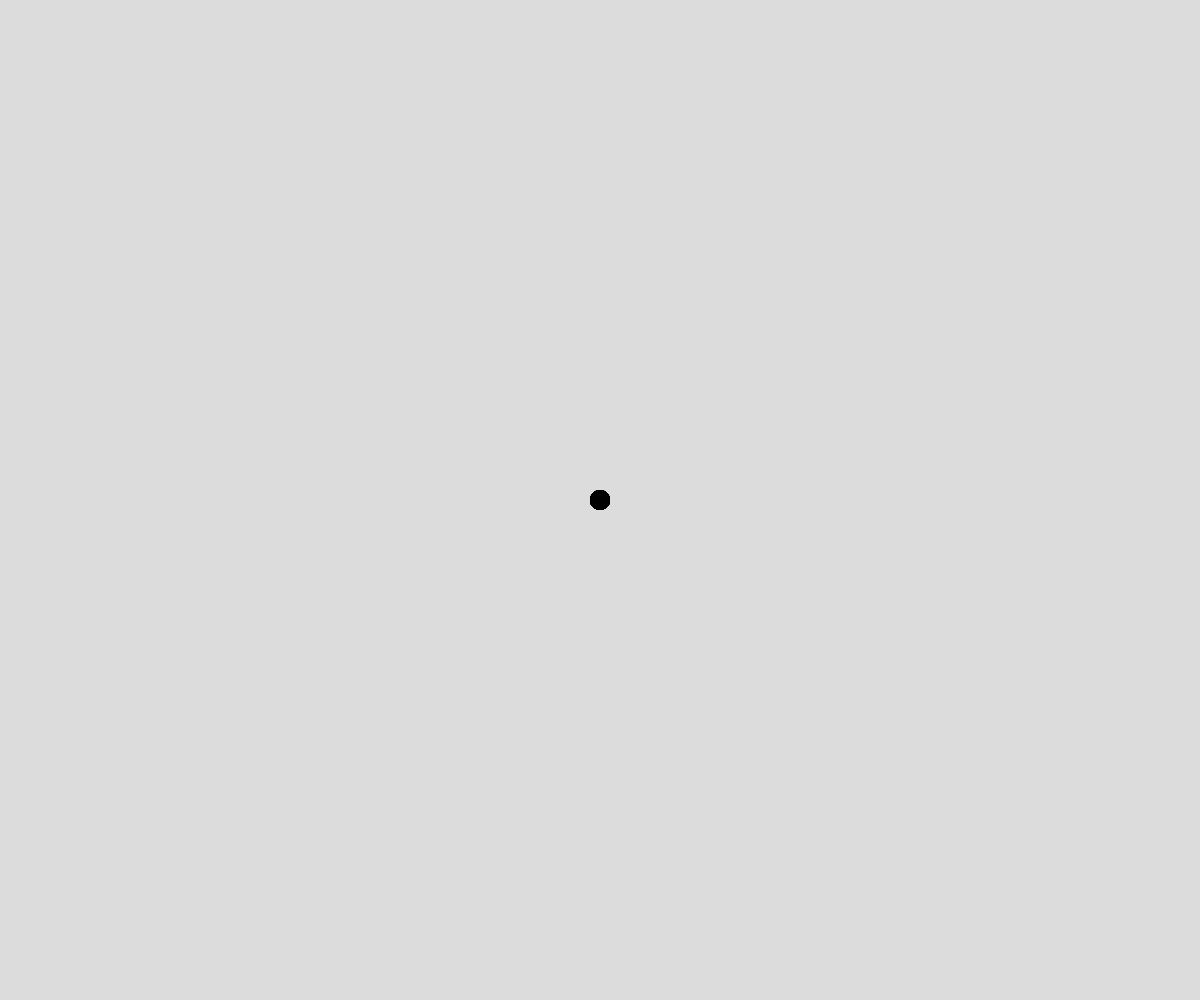
Frame 1 (no input)
Frame 60 (no input): identical to frame 1, image omitted
Frame 120 (the mouse pressed at the canvas centre since frame 60): identical to frame 1, image omitted

The p5.js sketch that drew this single still picture (run headless with seeded random() and noise() and a simulated clock; from frame 60 on, the mouse is pressed at the canvas centre):

// p5.js sketch
// ── sketch.js
//snek (I learn nothing from these demos)
let points = [];
let head;
let speed = 5;
let snakelength =30;
function setup() {
  createCanvas(windowWidth, windowHeight);
  head = new Point(width/2, height/2);
  initSnake();
  strokeWeight(20);
}
function initSnake(){//creates a british snak
  for(let i=0; i< snakelength; i++){
    points.push(cp());
  }
}
function cp(){
  if(keyCode===RIGHT_ARROW){
    head.x += speed;
  }
  else if(keyCode===LEFT_ARROW){
    head.x -= speed;
  }
  else if(keyCode===UP_ARROW){
    head.y -= speed;
  }
  else if(keyCode===DOWN_ARROW){
    head.y += speed;
  }
  return new Point(head.x,head.y);
}
function displaysnek(){
  //shows the british snake
  for (let i =0; i<points.length-1; i++){
    let current = points[i];
    let right = points[i+1];
    line(current.x,current.y,right.x,right.y);
  }
}
function GAH(){
  points.splice(0,1);
  points.push(cp());
}
function draw() {
  background(220);
  GAH();
  displaysnek();
}
class Point{//I still dont really know what a class does
  constructor(x,y){
    this.x = x;
    this.y = y;
  }
}
